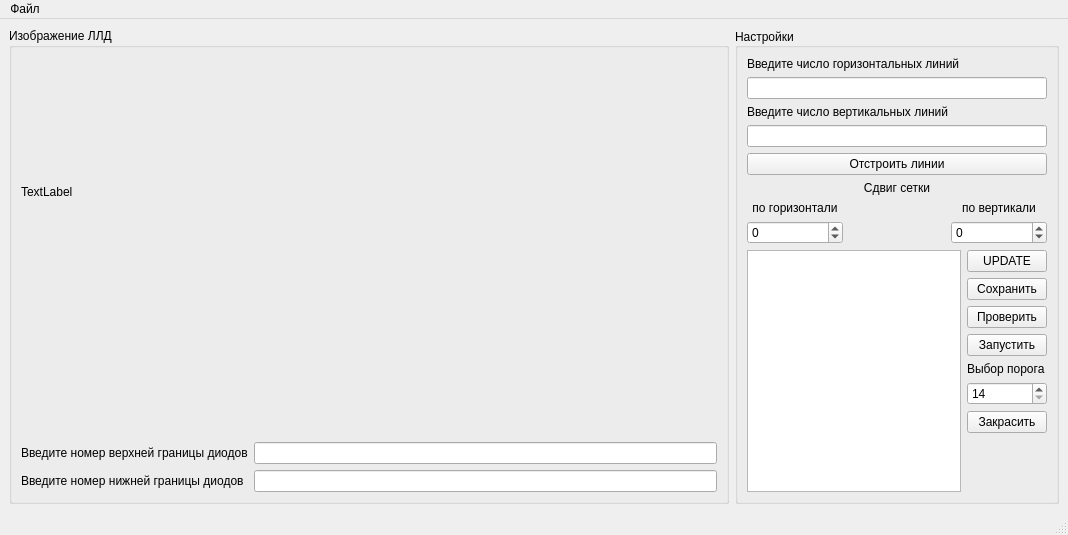
<?xml version="1.0" encoding="UTF-8"?>
<ui version="4.0">
 <class>MainWindow</class>
 <widget class="QMainWindow" name="MainWindow">
  <property name="geometry">
   <rect>
    <x>0</x>
    <y>0</y>
    <width>1068</width>
    <height>535</height>
   </rect>
  </property>
  <property name="windowTitle">
   <string>MainWindow</string>
  </property>
  <widget class="QWidget" name="centralwidget">
   <layout class="QGridLayout" name="gridLayout_2">
    <item row="0" column="0">
     <widget class="QGroupBox" name="groupBox_2">
      <property name="sizePolicy">
       <sizepolicy hsizetype="Minimum" vsizetype="Minimum">
        <horstretch>0</horstretch>
        <verstretch>0</verstretch>
       </sizepolicy>
      </property>
      <property name="minimumSize">
       <size>
        <width>720</width>
        <height>270</height>
       </size>
      </property>
      <property name="title">
       <string>Изображение ЛЛД</string>
      </property>
      <layout class="QGridLayout" name="gridLayout_5">
       <item row="3" column="0">
        <widget class="QLabel" name="label_7">
         <property name="text">
          <string>Введите номер нижней границы диодов</string>
         </property>
        </widget>
       </item>
       <item row="2" column="0">
        <widget class="QLabel" name="label_6">
         <property name="text">
          <string>Введите номер верхней границы диодов</string>
         </property>
        </widget>
       </item>
       <item row="2" column="1">
        <widget class="QLineEdit" name="lineEdit_4"/>
       </item>
       <item row="3" column="1">
        <widget class="QLineEdit" name="lineEdit_3"/>
       </item>
       <item row="0" column="0" colspan="2">
        <widget class="QLabel" name="labImg">
         <property name="sizePolicy">
          <sizepolicy hsizetype="Minimum" vsizetype="Minimum">
           <horstretch>0</horstretch>
           <verstretch>0</verstretch>
          </sizepolicy>
         </property>
         <property name="minimumSize">
          <size>
           <width>730</width>
           <height>270</height>
          </size>
         </property>
         <property name="text">
          <string>TextLabel</string>
         </property>
        </widget>
       </item>
       <item row="1" column="0">
        <spacer name="verticalSpacer_2">
         <property name="orientation">
          <enum>Qt::Vertical</enum>
         </property>
         <property name="sizeHint" stdset="0">
          <size>
           <width>20</width>
           <height>40</height>
          </size>
         </property>
        </spacer>
       </item>
      </layout>
     </widget>
    </item>
    <item row="0" column="1">
     <widget class="QGroupBox" name="groupBox">
      <property name="enabled">
       <bool>true</bool>
      </property>
      <property name="sizePolicy">
       <sizepolicy hsizetype="Expanding" vsizetype="Expanding">
        <horstretch>0</horstretch>
        <verstretch>0</verstretch>
       </sizepolicy>
      </property>
      <property name="title">
       <string>Настройки</string>
      </property>
      <property name="alignment">
       <set>Qt::AlignLeading|Qt::AlignLeft|Qt::AlignVCenter</set>
      </property>
      <layout class="QGridLayout" name="gridLayout_4">
       <item row="0" column="0">
        <layout class="QVBoxLayout" name="verticalLayout_2">
         <item>
          <layout class="QVBoxLayout" name="verticalLayout">
           <item>
            <widget class="QLabel" name="label">
             <property name="text">
              <string>Введите число горизонтальных линий</string>
             </property>
            </widget>
           </item>
           <item>
            <widget class="QLineEdit" name="lineEdit"/>
           </item>
           <item>
            <widget class="QLabel" name="label_2">
             <property name="text">
              <string>Введите число вертикальных линий</string>
             </property>
            </widget>
           </item>
           <item>
            <widget class="QLineEdit" name="lineEdit_2"/>
           </item>
          </layout>
         </item>
         <item>
          <widget class="QPushButton" name="pushButton">
           <property name="text">
            <string>Отстроить линии</string>
           </property>
          </widget>
         </item>
         <item>
          <layout class="QGridLayout" name="gridLayout">
           <item row="5" column="0">
            <widget class="QLabel" name="label_4">
             <property name="sizePolicy">
              <sizepolicy hsizetype="Preferred" vsizetype="Minimum">
               <horstretch>0</horstretch>
               <verstretch>0</verstretch>
              </sizepolicy>
             </property>
             <property name="text">
              <string>по горизонтали</string>
             </property>
             <property name="alignment">
              <set>Qt::AlignCenter</set>
             </property>
            </widget>
           </item>
           <item row="6" column="0">
            <widget class="QSpinBox" name="spinBox">
             <property name="minimum">
              <number>-100</number>
             </property>
             <property name="maximum">
              <number>100</number>
             </property>
             <property name="singleStep">
              <number>1</number>
             </property>
            </widget>
           </item>
           <item row="6" column="3">
            <widget class="QSpinBox" name="spinBox_2">
             <property name="minimum">
              <number>-100</number>
             </property>
             <property name="maximum">
              <number>100</number>
             </property>
             <property name="singleStep">
              <number>2</number>
             </property>
             <property name="stepType">
              <enum>QAbstractSpinBox::DefaultStepType</enum>
             </property>
            </widget>
           </item>
           <item row="5" column="3">
            <widget class="QLabel" name="label_5">
             <property name="sizePolicy">
              <sizepolicy hsizetype="Preferred" vsizetype="Fixed">
               <horstretch>0</horstretch>
               <verstretch>0</verstretch>
              </sizepolicy>
             </property>
             <property name="text">
              <string>по вертикали</string>
             </property>
             <property name="alignment">
              <set>Qt::AlignCenter</set>
             </property>
            </widget>
           </item>
           <item row="0" column="1">
            <widget class="QLabel" name="label_3">
             <property name="sizePolicy">
              <sizepolicy hsizetype="Preferred" vsizetype="Fixed">
               <horstretch>0</horstretch>
               <verstretch>0</verstretch>
              </sizepolicy>
             </property>
             <property name="text">
              <string>Сдвиг сетки</string>
             </property>
             <property name="alignment">
              <set>Qt::AlignCenter</set>
             </property>
            </widget>
           </item>
          </layout>
         </item>
         <item>
          <layout class="QGridLayout" name="gridLayout_3">
           <item row="3" column="1">
            <widget class="QPushButton" name="startButton">
             <property name="text">
              <string>Запустить</string>
             </property>
            </widget>
           </item>
           <item row="1" column="1">
            <widget class="QPushButton" name="enterButton">
             <property name="text">
              <string>Сохранить</string>
             </property>
            </widget>
           </item>
           <item row="5" column="1">
            <widget class="QSpinBox" name="spinBox_3">
             <property name="minimum">
              <number>14</number>
             </property>
            </widget>
           </item>
           <item row="4" column="1">
            <widget class="QLabel" name="label_8">
             <property name="text">
              <string>Выбор порога</string>
             </property>
            </widget>
           </item>
           <item row="2" column="1">
            <widget class="QPushButton" name="checkButton">
             <property name="text">
              <string>Проверить</string>
             </property>
            </widget>
           </item>
           <item row="0" column="1">
            <widget class="QPushButton" name="updateButton">
             <property name="text">
              <string>UPDATE</string>
             </property>
            </widget>
           </item>
           <item row="0" column="0" rowspan="8">
            <widget class="QTableWidget" name="tableWidget">
             <property name="sizePolicy">
              <sizepolicy hsizetype="Expanding" vsizetype="MinimumExpanding">
               <horstretch>0</horstretch>
               <verstretch>0</verstretch>
              </sizepolicy>
             </property>
            </widget>
           </item>
           <item row="7" column="1">
            <spacer name="verticalSpacer">
             <property name="orientation">
              <enum>Qt::Vertical</enum>
             </property>
             <property name="sizeHint" stdset="0">
              <size>
               <width>20</width>
               <height>40</height>
              </size>
             </property>
            </spacer>
           </item>
           <item row="6" column="1">
            <widget class="QPushButton" name="pushButton_2">
             <property name="text">
              <string>Закрасить</string>
             </property>
            </widget>
           </item>
          </layout>
         </item>
        </layout>
       </item>
      </layout>
     </widget>
    </item>
   </layout>
  </widget>
  <widget class="QMenuBar" name="menubar">
   <property name="geometry">
    <rect>
     <x>0</x>
     <y>0</y>
     <width>1068</width>
     <height>17</height>
    </rect>
   </property>
   <widget class="QMenu" name="menu">
    <property name="title">
     <string>Файл</string>
    </property>
    <addaction name="action"/>
    <addaction name="action_2"/>
    <addaction name="action_3"/>
   </widget>
   <addaction name="menu"/>
  </widget>
  <widget class="QStatusBar" name="statusbar"/>
  <action name="action">
   <property name="text">
    <string>Открыть</string>
   </property>
  </action>
  <action name="action_2">
   <property name="text">
    <string>Сохранить</string>
   </property>
  </action>
  <action name="action_3">
   <property name="text">
    <string>Сохранить как...</string>
   </property>
  </action>
 </widget>
 <resources/>
 <connections/>
</ui>
